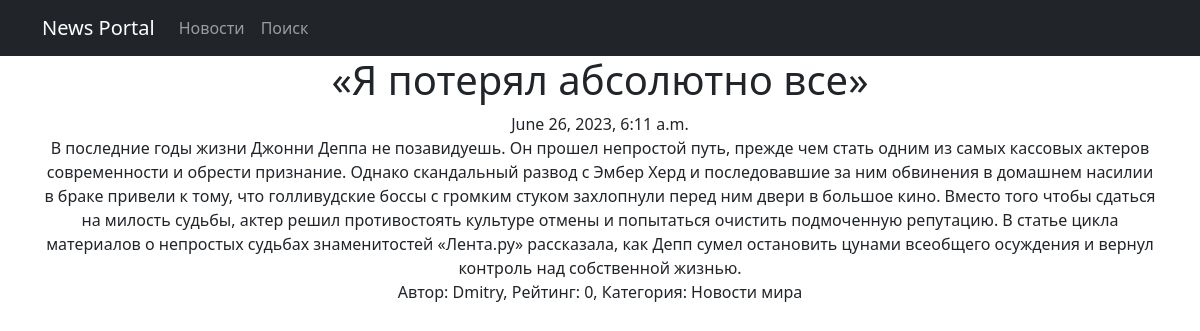
Page /posts/11 on the committed database.
### news/models.py (models this page shows, shortened)
class Post(models.Model):
    article = 'AR'
    news = 'NW'
    POST_TYPE = [
        (article, 'Статья'),
        (news, 'Новости')
    ]
    author = models.ForeignKey(Author, on_delete=models.CASCADE)
    postType = models.CharField(max_length=2, choices=POST_TYPE, default=article)
    timeDateCreation = models.DateTimeField(auto_now_add=True)
    postCategory = models.ManyToManyField(Category, through="PostCategory")
    title = models.CharField(max_length=255)
    text = models.TextField()
    postRating = models.IntegerField(default=0)

class Author(models.Model):
    user = models.OneToOneField(User, on_delete=models.CASCADE, null=True)
    authorRating = models.IntegerField(default=0)
    def __str__(self):
        return f'{self.user}'

class PostCategory(models.Model):
    post = models.ForeignKey(Post, on_delete=models.CASCADE)
    category = models.ForeignKey(Category, on_delete=models.CASCADE)

class Category(models.Model):
    categoryName = models.CharField(max_length=64, unique=True)
    def __str__(self):
        return f'{self.categoryName}'

### news/views.py (the view)
# urls.py: path('<int:pk>', PostDetail.as_view(), name = 'post_detail'),
class PostDetail(DetailView):
    model = Post
    order = 'title'
    template_name = 'post_detail.html'
    context_object_name = 'post_link'
    def get_context_data(self, **kwargs):
        context = super().get_context_data(**kwargs)
        context['is_not_authors'] = not self.request.user.groups.filter(name='authors').exists()
        context['is_authors'] = self.request.user.groups.filter(name='authors').exists()
        return context

### news/templatetags/custom_filters.py (called while the page is built)
@register.filter(name = 'censor')
def censor(value):
    censor_list = ['редиска']
    text = value.split()
    for word in text:
        if word.lower() in censor_list:
            count = len(word) - 1
            value = value.replace(word, word[0] + '*' * count)
    return(value)

### templates/post_detail.html (shortened to what this page needs)
{% extends 'flatpages/default.html' %}
{% load custom_filters %}
{% block content %}
{% if post_link %}
<h1>{{ post_link.title }}</h1>
<div>
  {{ post_link.timeDateCreation }}
</div>
<div>
  {{ post_link.text|censor }}
</div>
<div>
  Автор: {{ post_link.author }}, Рейтинг: {{ post_link.postRating }}, Категория:
  {% for cat in post_link.postcategory_set.all %}
      {{ cat.category }}
  {% endfor %}
</div>
{% else %}
<h2>Новостей нет!</h2>
{% endif %}
{% endblock content %}\

### rows in the picture
Post: title "«Я потерял абсолютно все»", timeDateCreation "June 26, 2023, 6:11 a.m.", text|censor "В последние годы жизни Джонни Деппа не позавидуешь. Он прошел непростой путь, прежде чем стать одним из самых кассовых актеров современности и обрести признание. Однако скандальный развод с Эмбер Херд и последовавшие за ним обвинения в домашнем насилии в браке привели к тому, что голливудские боссы с громким стуком захлопнули перед ним двери в большое кино. Вместо того чтобы сдаться на милость судьбы, актер решил противостоять культуре отмены и попытаться очистить подмоченную репутацию. В статье цикла материалов о непростых судьбах знаменитостей «Лента.ру» рассказала, как Депп сумел остановить цунами всеобщего осуждения и вернул контроль над собственной жизнью.", author "Dmitry", postRating "0"
PostCategory: category "Новости мира"
